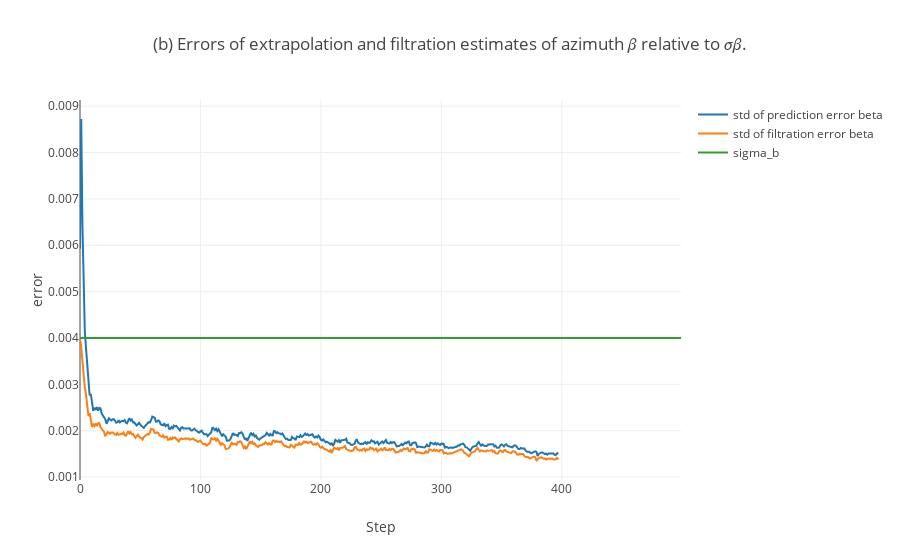

The cell this chart's notebook holds for it:
### Code cell
data = [

    go.Scatter(
        y = ebeta[2:400],
        name='std of prediction error beta'
    ),
    go.Scatter(
        y = ebeta_[2:400],
        name='std of filtration error beta'
    ),
    go.Scatter(
        y = sigma_b,
        name='sigma_b',
        #mode = 'lines+markers'
    ),

]

layout= go.Layout(
    title= '(b) Errors of extrapolation and filtration estimates of azimuth 𝛽 relative to 𝜎𝛽.',
    xaxis= dict(
        title= 'Step',
    ),
    yaxis=dict(
        title= 'error',
    ),
    showlegend= True
)
fig= go.Figure(data=data, layout=layout)
iplot(fig)

### Figure 1 — Plotly figure (JSON) as saved in the notebook; plotly's stock layout.template omitted (floating-point values rounded to 4 significant figures; data arrays with more than 128 entries replaced by an {"elided": "..."} marker saying what was removed)
{"data": [{"name": "std of prediction error beta", "type": "scatter", "uid": "41868cf4-d63c-11e8-aecd-320015d81da0", "y": {"elided": "398 float values"}}, {"name": "std of filtration error beta", "type": "scatter", "uid": "41868f7e-d63c-11e8-8d0a-320015d81da0", "y": {"elided": "398 float values"}}, {"name": "sigma_b", "type": "scatter", "uid": "418690d2-d63c-11e8-8fa7-320015d81da0", "y": {"elided": "500 float values"}}], "layout": {"showlegend": true, "title": "(b) Errors of extrapolation and filtration estimates of azimuth 𝛽 relative to 𝜎𝛽.", "xaxis": {"title": "Step"}, "yaxis": {"title": "error"}}}
